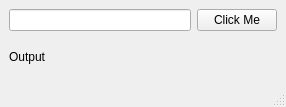
<?xml version="1.0" encoding="UTF-8"?>
<ui version="4.0">
 <class>MainWindow</class>
 <widget class="QMainWindow" name="MainWindow">
  <property name="geometry">
   <rect>
    <x>0</x>
    <y>0</y>
    <width>286</width>
    <height>107</height>
   </rect>
  </property>
  <property name="windowTitle">
   <string>MainWindow</string>
  </property>
  <widget class="QWidget" name="centralwidget">
   <layout class="QGridLayout" name="gridLayout">
    <item row="0" column="0">
     <widget class="QLineEdit" name="lneInput"/>
    </item>
    <item row="0" column="1">
     <widget class="QPushButton" name="btnCallLisp">
      <property name="text">
       <string>Click Me</string>
      </property>
     </widget>
    </item>
    <item row="1" column="0">
     <widget class="QLabel" name="lblOutput">
      <property name="text">
       <string>Output</string>
      </property>
     </widget>
    </item>
   </layout>
  </widget>
  <widget class="QMenuBar" name="menubar">
   <property name="geometry">
    <rect>
     <x>0</x>
     <y>0</y>
     <width>286</width>
     <height>22</height>
    </rect>
   </property>
  </widget>
  <widget class="QStatusBar" name="statusbar"/>
 </widget>
 <resources/>
 <connections/>
</ui>
